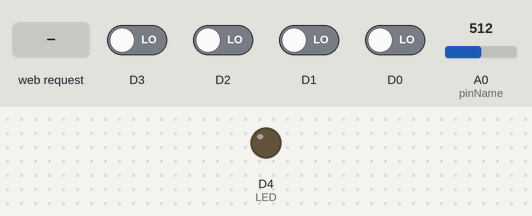
Simulated run of this sketch. Board: ESP8266 (NodeMCU). On the bench: output pins drawn as LEDs (lit = HIGH). The inputs (shaded band) are chosen by the test bench; at power-on: D0–3 LOW, A0 (pinName) = 512. WiFi joins after 1.5 s; servers stay silent unless stated; what the sketch prints to the serial monitor is not drawn.

Above: at 2.7 s.
2.8 s: HTTP request GET /LEDon received
At 4.0 s:
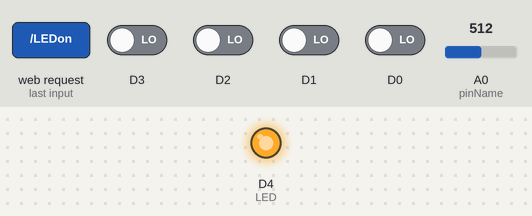
4.3 s: HTTP request GET /LEDoff received
At 5.1 s:
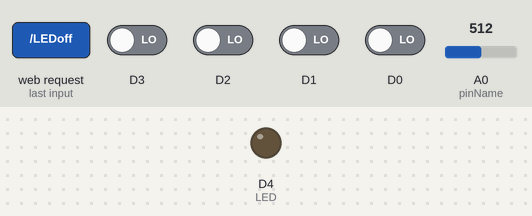
5.8 s: HTTP request GET /D4on received
At 6.3 s:
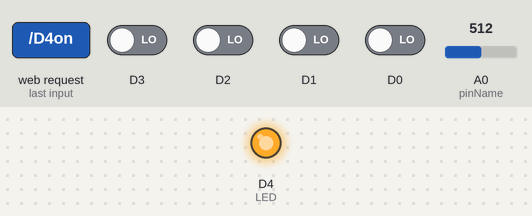
Timing chart, 0 to 8.8 s (numbered marks = the images above; inputs shaded):
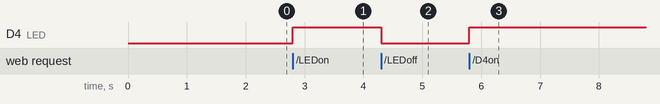

The sketch:

ESP8266_LED_control.ino
```cpp
// ESP8266

//Libraries
#include <Arduino.h>
#include <ESP8266WiFi.h>  //https://github.com/esp8266/Arduino/blob/master/libraries/ESP8266WiFi/src/ESP8266WiFi.h

//Constants
#define LED     D4
#define inter   client.println("<td style='color: grey; background-color: grey'>.</td>")
#define t_d     client.println("<hr><table  style='background-color: lightgrey' border='1'>")
#define t_f     client.println("</table>")

#define anaRval(analogpin,analogPIN)        client.println("<td>" + analogpin + "</td><td><input value=" \
                                            + analogRead(analogPIN) + " size='1'></input></td>")

#define anaRcur(anapin, anaPIN, max)        client.println("<td><input type='range' name=" + anapin + " id=" \
                                            + anapin + " min='0' max=" + max + " value=" + analogRead(anaPIN) + \
                                            " size='1'></td>")

#define anaW(anapin, anaPIN, min, max)   client.println("<form action=/" + anapin + "><td>" + anapin + "</td> \
                                            <td><input type='number' name=" + anapin + " id=" + anapin +  " \
                                            min=" + min + " max=" + max + " value=" + anaPIN + " size='1'></td> \
                                            <td><input value=" + anaPIN + " size='1'></input></td> \
                                            <td><input type='range' name=" + anapin + " id=" + anapin +  " \
                                            min=" + min + " max=" + max + " value=" + anaPIN + " size='1'></td> \
                                            <td><input type='submit' value='Envoyer'></input></td></form>")

#define anaWval(anapin, anaPIN, min, max)   client.println("<form action=/" + anapin + "><td>" + anapin + "</td> \
                                            <td><input type='number' name=" + anapin + " id=" + anapin +  " \
                                            min=" + min + " max=" + max + " value=" + anaPIN + " size='1'></td> \
                                            <td><input value=" + anaPIN + " size='1'></input></td> \
                                            <td><input type='submit' value='Envoyer'></input></td></form>")

#define anaWcur(anapin, anaPIN, min, max)   client.println("<form action=/" + anapin + "><td>" + anapin + "</td> \
                                            <td><input type='range' name=" + anapin + " id=" + anapin +  " \
                                            min=" + min + " max=" + max + " value=" + anaPIN + " size='1'></td> \
                                            <td><input value=" + anaPIN + " size='1'></input></td> \
                                            <td><input type='submit' value='Envoyer'></input></td></form>")


#define BP(digitalPIN)                      client.println("<td>" + digitalPIN + "</td><td><a href=/" + digitalPIN + "on> \
                                            <button style='background-color: lightgreen'>1</button></a></td> \
                                            <td><a href=/" + digitalPIN + "off> \
                                            <button style='background-color: LightCoral'>0</button></a></td>")

#define test(digitalpin)                    if (digitalRead(digitalpin)) { \
                                              client.print("<td style='background-color: lightgreen'>1</td>");} \
                                            else {client.print("<td style='background-color: lightCoral'>0</td>");}

//variables
String request;
String nom = "ESP8266";
char* ssid = "alcatel IDOL 4";
char* password = "eudp6503";
int pwm0 = 0;
int pwm1 = 0;
int pwm2 = 0;

//Objects
WiFiServer server(80);

void setup() {
  //Init Serial USB
  Serial.begin(115200);
  Serial.println(F("Initialize System"));
  //Init ESPBrowser
  Serial.print(F("Connecting to "));
  Serial.println(ssid);
  WiFi.begin(ssid, password);
  // Connect to Wifi network.
  while (WiFi.status() != WL_CONNECTED) {
    delay(500);
    Serial.print(F("."));
  }
  server.begin();
  Serial.println();
  Serial.println(F("ESPBrowser initialized"));
  Serial.print(F("IP Address: "));
  Serial.println(WiFi.localIP());
  //Init WiFi server
  server.begin();
  pinMode(LED, OUTPUT);
}

void loop() {
  WiFiClient client = server.available();
  if (!client) {
    return;
  }
  // Read the first line of the request
  if (client){
    String request = client.readStringUntil('\r');
    client.flush();
    handleRequest(request);
    webpage(client);  //Return webpage
    Serial.println("Last page");
  }
}

// function handleRequest
void handleRequest(String request) {
  //Handle web client request
  if (request.indexOf("/LEDon") > 0) {
    digitalWrite(LED, HIGH);  // light when low
  }
  if (request.indexOf("/LEDoff") > 0) {
    digitalWrite(LED, LOW); // light when low
  }
  if (request.indexOf("/D4on") > 0) {
    digitalWrite(D4, HIGH);
  }
  if (request.indexOf("/D4off") > 0) {
    digitalWrite(D4, LOW);
  }
  if (request.indexOf("/PWM0") > 0) {
    pwm0 = extractVal(request);
    Serial.println("*******");
    Serial.print("PWM0 = ");
    Serial.println(pwm0);
    Serial.println("*******");
  }
  if (request.indexOf("/PWM1") > 0) {
    pwm1 = extractVal(request);
    Serial.println("*******");
    Serial.print("PWM1 = ");
    Serial.println(pwm1);
    Serial.println("*******");
  }
  if (request.indexOf("/PWM2") > 0) {
    pwm2 = extractVal(request);
    Serial.println("*******");
    Serial.print("PW21 = ");
    Serial.println(pwm2);
    Serial.println("*******");
  }
}

// function extract string request as int
int extractVal(String request){
    int colonPosition1 = request.indexOf('=');
    int colonPosition2 = request.indexOf('H');
    String temp;
    int extract_val;
    for (int i = colonPosition1 + 1; i < colonPosition2 - 1; i++){
      temp += (char)request.charAt(i);
    }
    extract_val = temp.toInt();
    Serial.println("+++++++");
    Serial.println(request);
    Serial.println("+++++++");
    Serial.println(extract_val);
    Serial.println("+++++++");
    return extract_val;
}

// function webpage
void webpage(WiFiClient client) {
  // Send wbepage to client
  // https://developer.mozilla.org/fr/docs/Web/HTML/Element/
  Serial.println(request);
  String digitalPIN;
  String analogPIN;
  int pinName;
  int pwmValue;
  int min;
  int max;
  client.println("HTTP/1.1 200 OK");
  client.println("Content-Type: text/html");
  client.println("");  // do not forget this one
  client.println("<!DOCTYPE HTML>");
  client.println("<html>");
  client.println("<head>");
  client.println("<meta http-equiv='refresh' content='1'>");  // auto update time ; 1s
  client.println("<meta name='apple-mobile-web-app-capable' content='yes' />");
  client.println("<meta name='apple-mobile-web-app-status-bar-style' content=''grey'-translucent' />");
  client.println("</head>");
  client.println("<body style='background-color: grey'>");
  client.println("<hr>");
  client.println("<h1 style='color : #3AAA35;'><center><strong> " + nom + " </strong> Device Control </center></h1>");
  client.println("<hr>");
  client.println("<br>");

  // Analog
  t_d;
  //A0
  analogPIN = "A0";
  pinName = A0;
  max = 1023;
  anaRval(analogPIN, pinName);
  anaRcur(analogPIN,pinName, max);
  t_f;

  // PWM
  t_d;
  // PWM0
  analogPIN = "PWM0";
  pwmValue = pwm0;
  min = 0;
  max = 255;
  anaWcur(analogPIN, pwmValue, min, max);
  //anaWval(analogPIN, pwmValue, min, max);
  //anaW(analogPIN, pwmValue, min, max);
  /*client.println("<form action='/PWM0'><td>PWM0</td>");
  client.println("<td><input value=" + String(pwm0) + " readonly size='1'></input></td>");
  client.println("<td><input type='range' name='pwm0' id='pwm0' min='0' max='255' value='" + String(pwm0) + "' size='1'></td>");
  client.println("<td><input type='submit' value='Envoyer'></input></td></input></td></form>");*/
  // PWM1
  inter;
  analogPIN = "PWM1";
  pwmValue = pwm1;
  min = 0;
  max = 255;
  //anaWcur(analogPIN, pwmValue, min, max);
  anaWval(analogPIN, pwmValue, min, max);
  //anaW(analogPIN, pwmValue, min, max);
  t_f;
  t_d;
  // PWM2
  analogPIN = "PWM2";
  pwmValue = pwm2;
  min = 0;
  max = 255;
  //anaWcur(analogPIN, pwmValue, min, max);
  //anaWval(analogPIN, pwmValue, min, max);
  anaW(analogPIN, pwmValue, min, max);
  t_f;

  // Digital
  t_d;
  //  Built-in LED (D4)
  digitalPIN = "LED"; // action
  pinName = LED;
  BP(digitalPIN);
  test(pinName);
  //D0
  inter;
  digitalPIN = "D0"; // action
  pinName = D0;
  BP(digitalPIN);
  test(pinName);
  //  D1
  inter;
  digitalPIN = "D1"; // action
  pinName = D1;
  BP(digitalPIN);
  test(pinName);
//  D2
  inter;
  digitalPIN = "D2"; // action
  pinName = D2;
  BP(digitalPIN);
  test(pinName);
//  D3
  inter;
  digitalPIN = "D3"; // action
  pinName = D3;
  BP(digitalPIN);
  test(pinName);
//  D4
  inter;
  digitalPIN = "D4"; // action
  pinName = D4;
  BP(digitalPIN);
  test(pinName);
  t_f;
  client.println("</body></html>");
  client.println();
  delay(1);
}
```

Measured:
- after the input at 2.8 s, D4 (LED): LOW → HIGH at once
- after the input at 4.3 s, D4 (LED): HIGH → LOW at once
- after the input at 5.8 s, D4 (LED): LOW → HIGH at once
